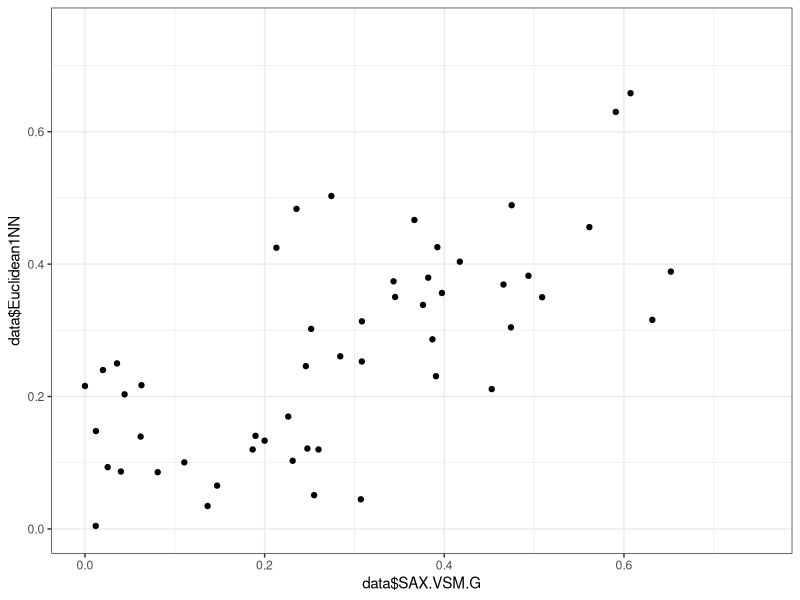
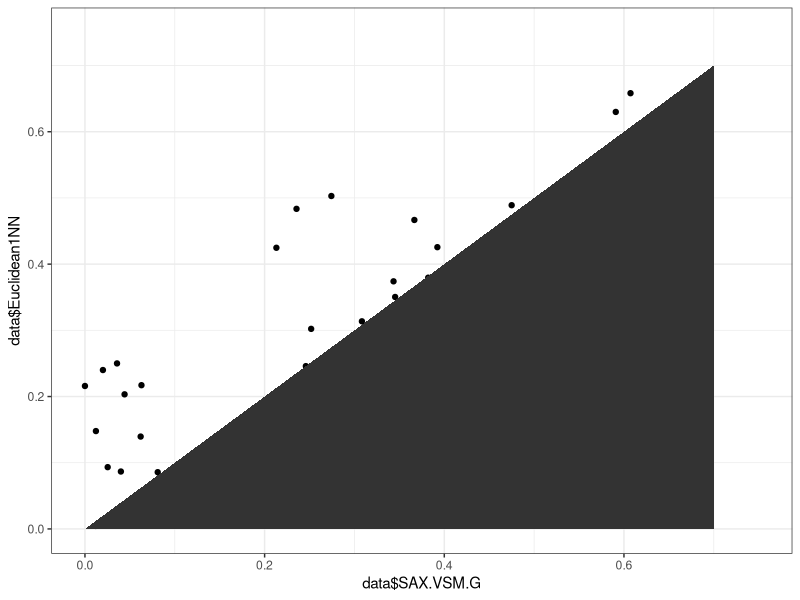
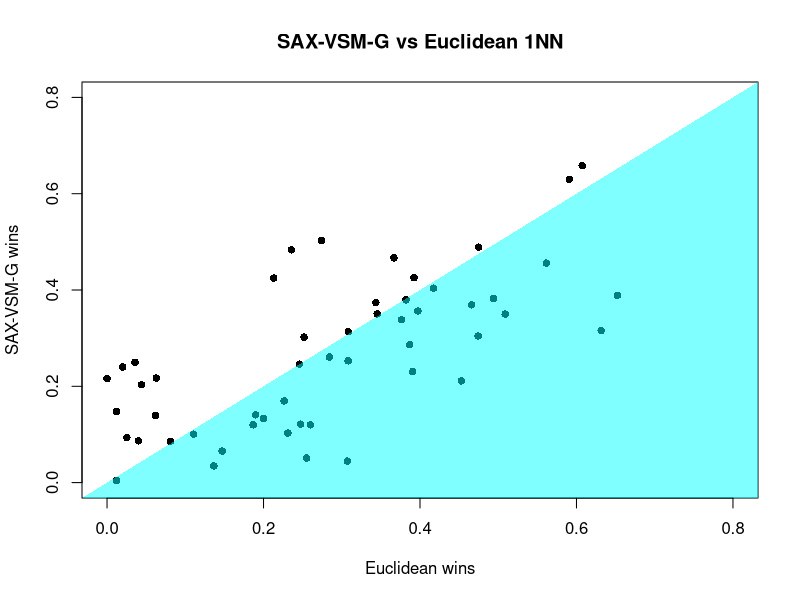
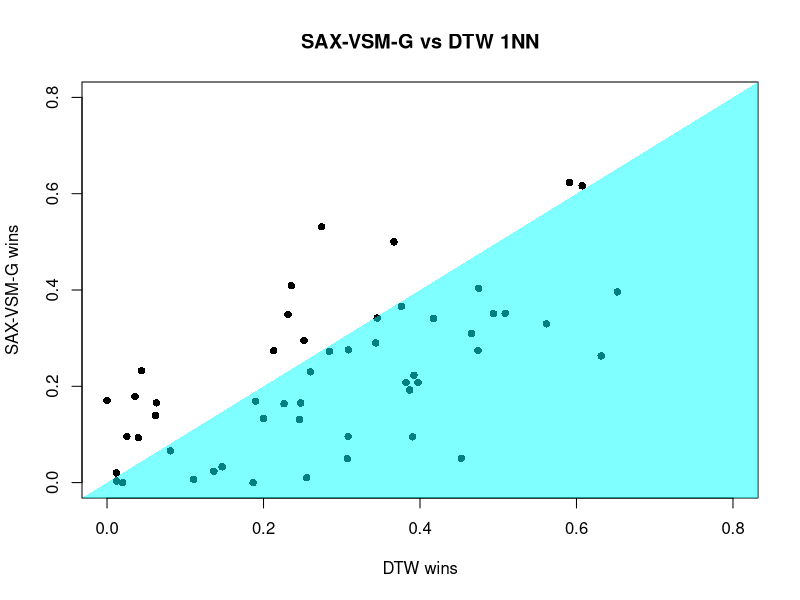
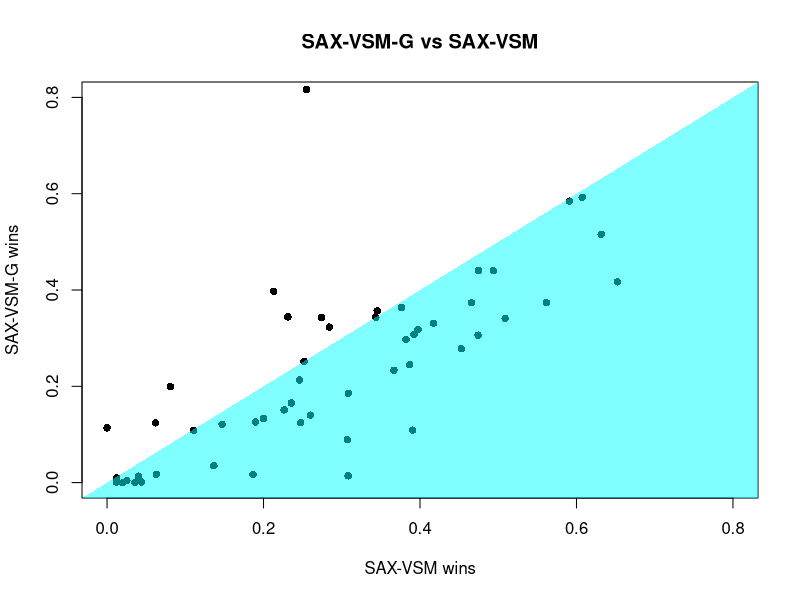

Generate these figures, in order, with R:
#
require(reshape)
require(plyr)
require(stringr)
#
require(ggplot2)
require(Cairo)
require(scales)
require(RColorBrewer)
require(grid)
require(gridExtra)
require(lattice)
#
data=data.frame(read.table("../data/perf_accuracy.csv",header=T,as.is=T))
pe=ggplot(data=data,aes(x=data$"SAX.VSM.G",y=data$"Euclidean1NN")) + geom_point() + 
  scale_x_continuous(limits=c(0,0.75)) + scale_y_continuous(limits=c(0,0.75)) + 
  theme_bw()
pe
positions <- data.frame(x=c(0,0.7,0.7),y=c(0,0.7,0))
pe + geom_polygon(data=positions, aes(x,y))


plot(x=data$"SAX.VSM.G",y=data$"Euclidean1NN",xlim=c(0, 0.8), ylim=c(0, 0.8),
     xlab="Euclidean wins", ylab="SAX-VSM-G wins",pch=16,main="SAX-VSM-G vs Euclidean 1NN")
positions <- data.frame(x=c(-1,1,1),y=c(-1,1,-1))
polygon(positions$x, positions$y, col = alpha("cyan", 0.5), border=NA)


plot(x=data$"SAX.VSM.G",y=data$"DTW.1NN",xlim=c(0, 0.8), ylim=c(0, 0.8),
     xlab="DTW wins", ylab="SAX-VSM-G wins",pch=16,main="SAX-VSM-G vs DTW 1NN")
positions <- data.frame(x=c(-1,1,1),y=c(-1,1,-1))
polygon(positions$x, positions$y, col = alpha("cyan", 0.5), border=NA)

plot(x=data$"SAX.VSM.G",y=data$"SAX.VSM",xlim=c(0, 0.8), ylim=c(0, 0.8),
     xlab="SAX-VSM wins", ylab="SAX-VSM-G wins",pch=16,main="SAX-VSM-G vs SAX-VSM")
positions <- data.frame(x=c(-1,1,1),y=c(-1,1,-1))
polygon(positions$x, positions$y, col = alpha("cyan", 0.5), border=NA)
